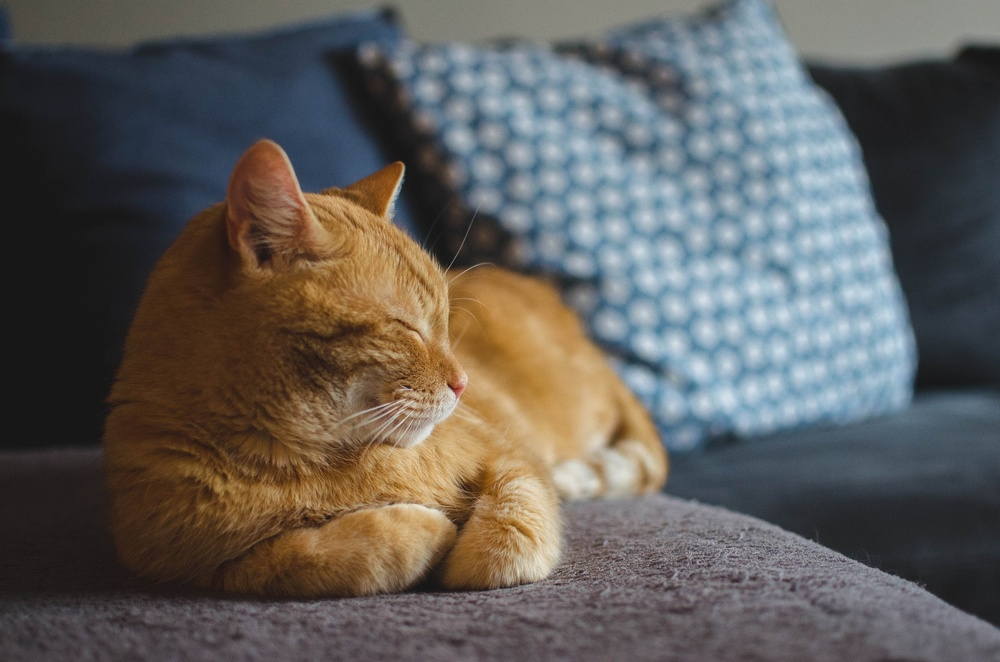
#> input picture Computer-Vision/opencv-course/images/cat.jpg, 1000 x 662 px, shrunk from 1920 x 1271 before the run
$ python gradients.py
#> lines starting #> are read from the running program, lines starting #| are printed output that depends on the picture; after the words box and inside, x2 and y2 are one past the last pixel; in counts of white or black regions, pixels touching at a corner belong together
import cv2 as cv
from matplotlib import pyplot as plt
import numpy as np

if __name__ == '__main__':
    img = cv.imread('images/cat.jpg')
#> img is the input picture: shape (662, 1000, 3); mean B, G, R 90.7, 94.1, 97
    # cv.imshow('Cat', img)

    gray = cv.cvtColor(img, cv.COLOR_BGR2GRAY)
    cv.imshow("Gray Image", gray)

    # Laplacian
    #  we deduce that the second derivative can be used to detect edges. Since images are "*2D*", we would need to take
    #  the derivative in both dimensions. Here, the Laplacian operator comes handy.
    lap = cv.Laplacian(gray, cv.CV_64F)
    lap = np.uint8(np.absolute(lap))
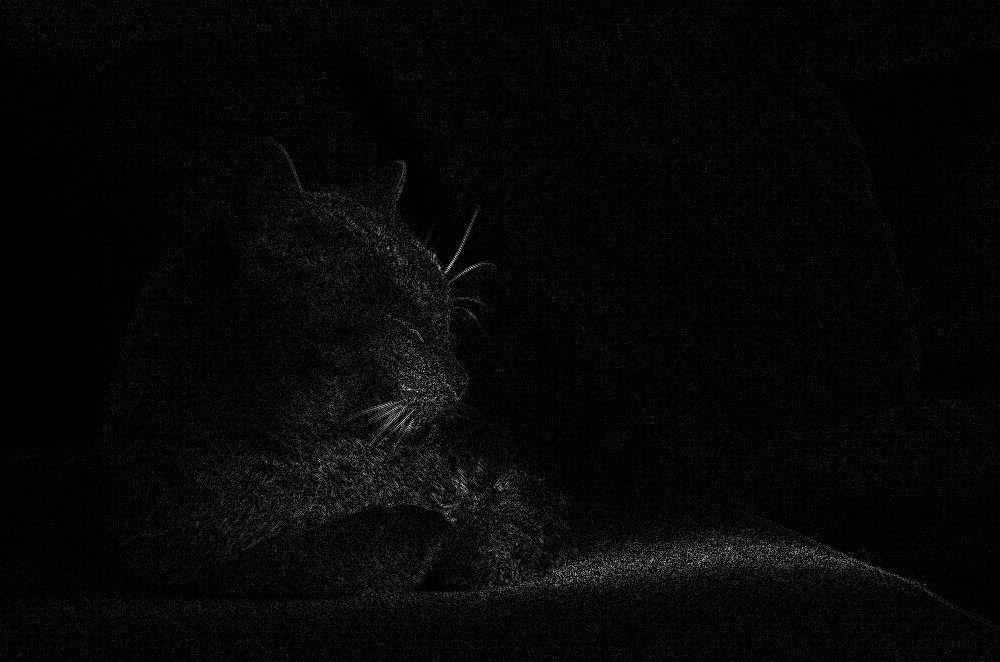
#> lap: shape (662, 1000); min 0, max 251, mean 7.1
    cv.imshow("Laplacian", lap)

    # Sobel
    sobelX = cv.Sobel(gray, cv.CV_64F, 1, 0)
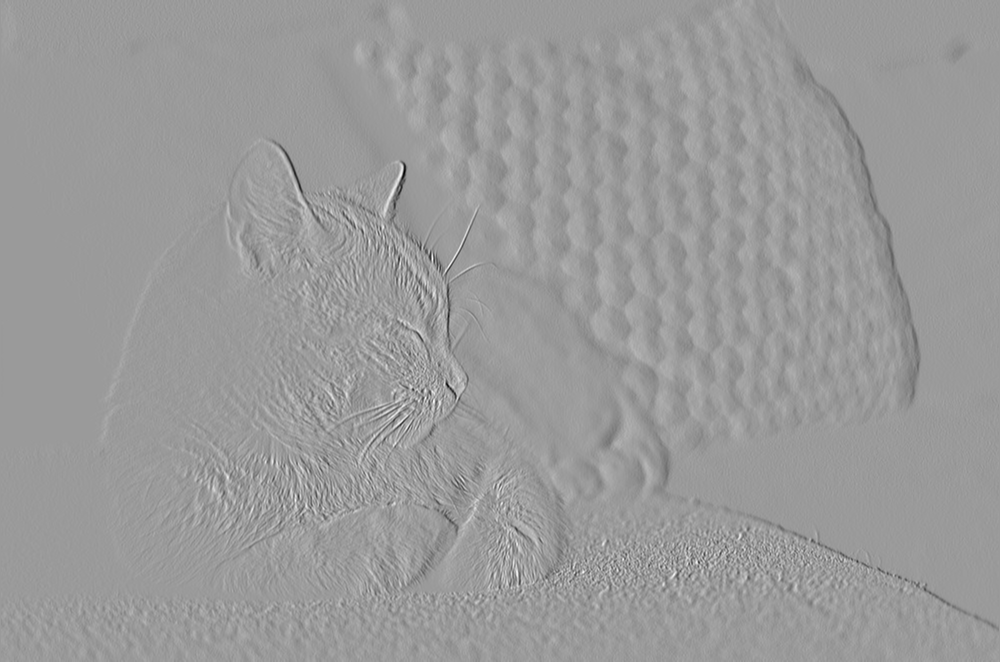
#> sobelX: shape (662, 1000) float64; min -503, max 327, mean 0.2; drawn with min black and max white
    sobelY = cv.Sobel(gray, cv.CV_64F, 0, 1)
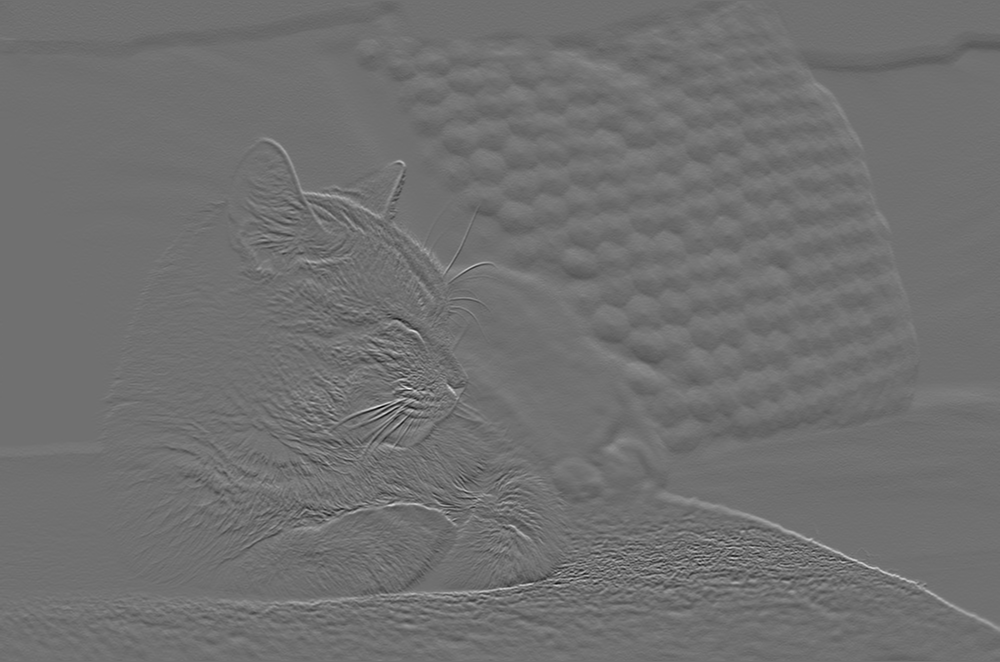
#> sobelY: shape (662, 1000) float64; min -465, max 587, mean -0.5; drawn with min black and max white
    combined_sobel = cv.bitwise_or(sobelX, sobelY)
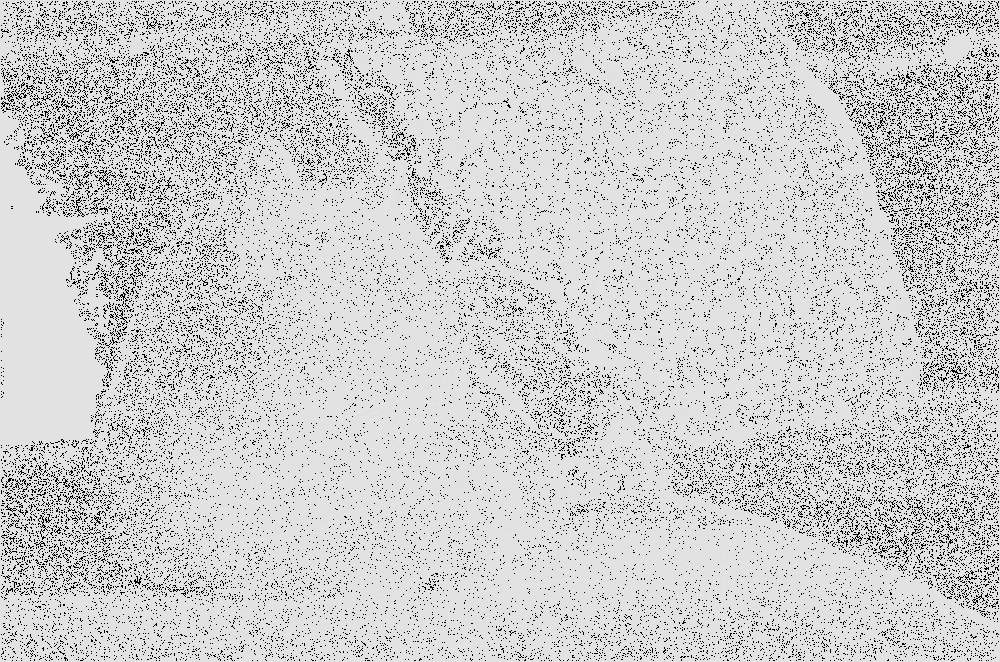
#> combined_sobel: shape (662, 1000) float64; 9.77% of the values are NaN or infinite; the others: min -53056, max 6640, mean -44.93; drawn with min black, max white, NaN and infinite black

    cv.imshow("Sobel X", sobelX)
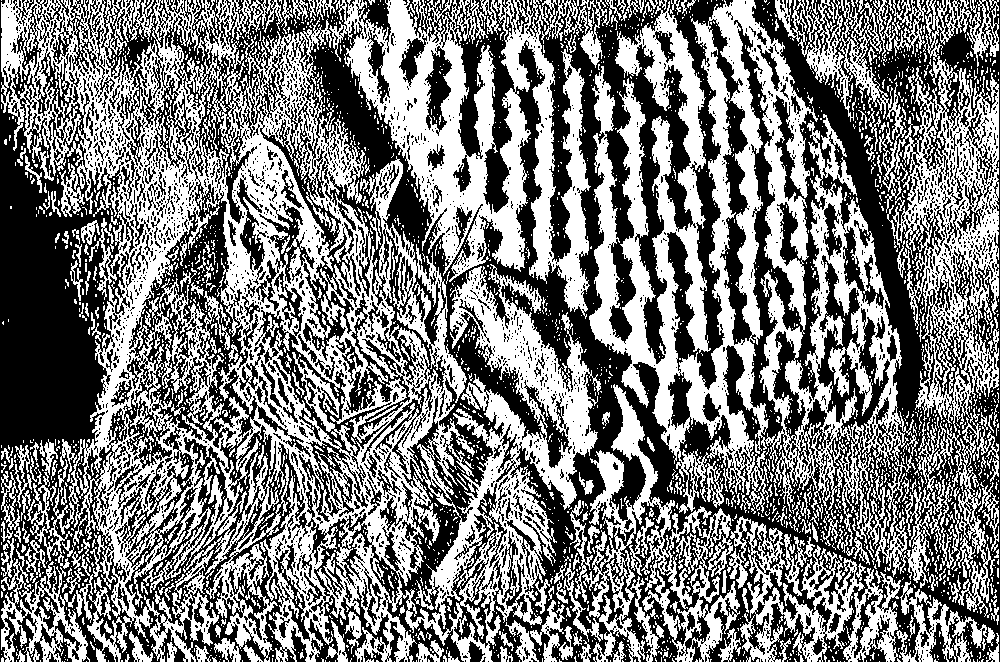
#> window 'Sobel X': shape (662, 1000); 48.6% white; 2770 white regions (2472 under 20 px), largest, box (x1, y1, x2, y2) and area: (1, 0, 601, 662) 136791, (589, 0, 932, 588) 65003, (329, 0, 591, 319) 30726
    cv.imshow("Sobel Y", sobelY)
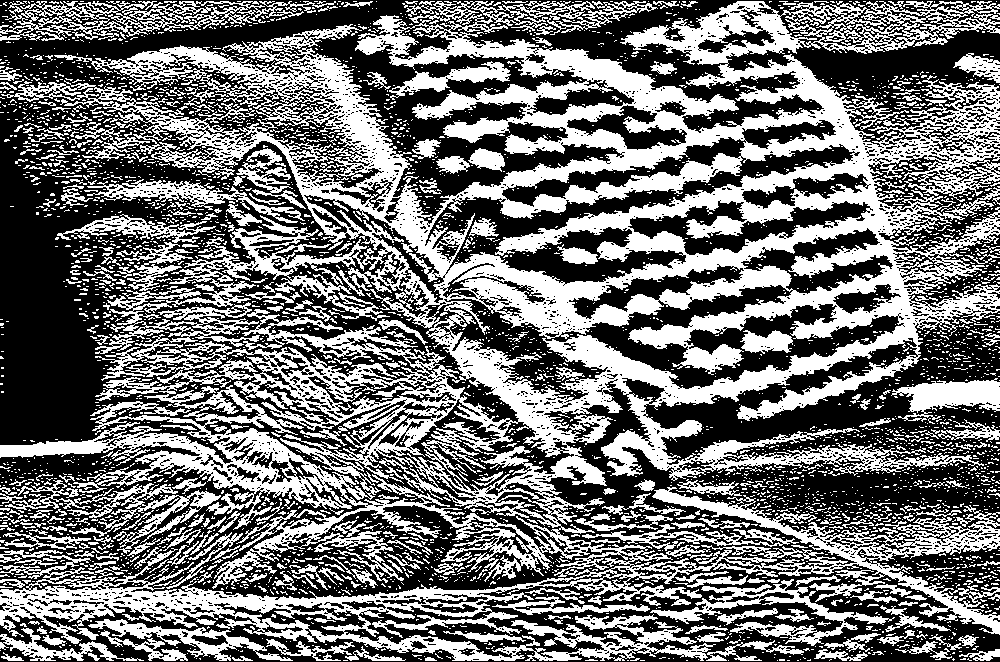
#> window 'Sobel Y': shape (662, 1000); 44.5% white; 3929 white regions (3548 under 20 px), largest, box (x1, y1, x2, y2) and area: (0, 1, 1000, 661) 222100, (0, 1, 336, 41) 4164, (650, 579, 895, 646) 3382
    cv.imshow("Combined Sobel", combined_sobel)
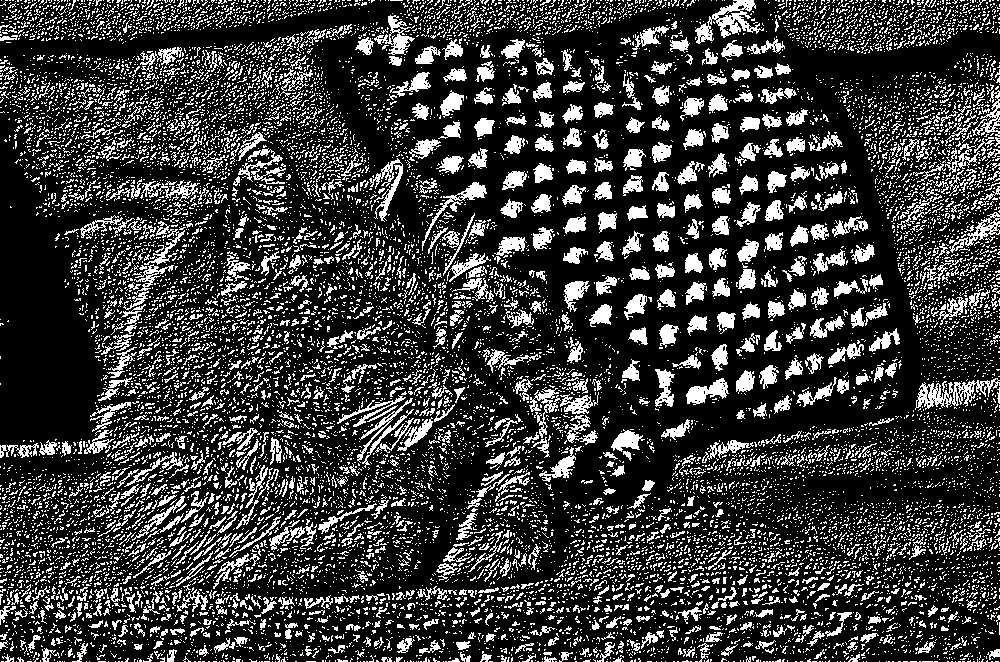
#> window 'Combined Sobel': shape (662, 1000); 22.4% white in thin lines or dots

    cv.waitKey(0)

$ run again, with Computer-Vision/opencv-course/images/dog1.jpeg copied over Computer-Vision/opencv-course/images/cat.jpg
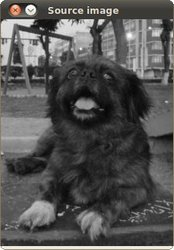
#> input picture Computer-Vision/opencv-course/images/dog1.jpeg, 174 x 250 px
#> img is the input picture: shape (250, 174, 3); mean B, G, R 82.6, 83.6, 84.1
#> `cv.imshow("Sobel X", sobelX)`:
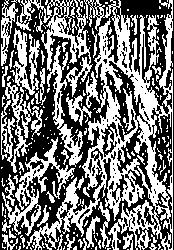
#> window 'Sobel X': shape (250, 174); 46.5% white; 219 white regions (180 under 20 px), largest, box (x1, y1, x2, y2) and area: (16, 0, 173, 250) 12035, (1, 28, 40, 173) 1846, (2, 137, 75, 236) 1555
#> `cv.imshow("Combined Sobel", combined_sobel)`:
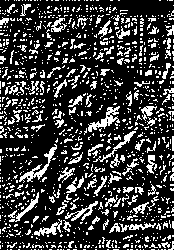
#> window 'Combined Sobel': shape (250, 174); 23.3% white in thin lines or dots

$ run again, with Computer-Vision/opencv-course/images/grouppeople.jpeg copied over Computer-Vision/opencv-course/images/cat.jpg
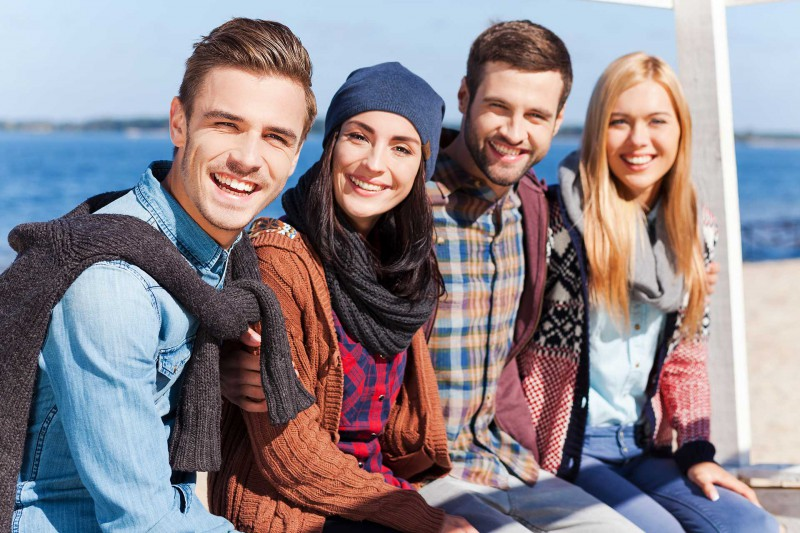
#> input picture Computer-Vision/opencv-course/images/grouppeople.jpeg, 800 x 533 px
#> img is the input picture: shape (533, 800, 3); mean B, G, R 139.7, 132.6, 141.4
#> `cv.imshow("Sobel X", sobelX)`:
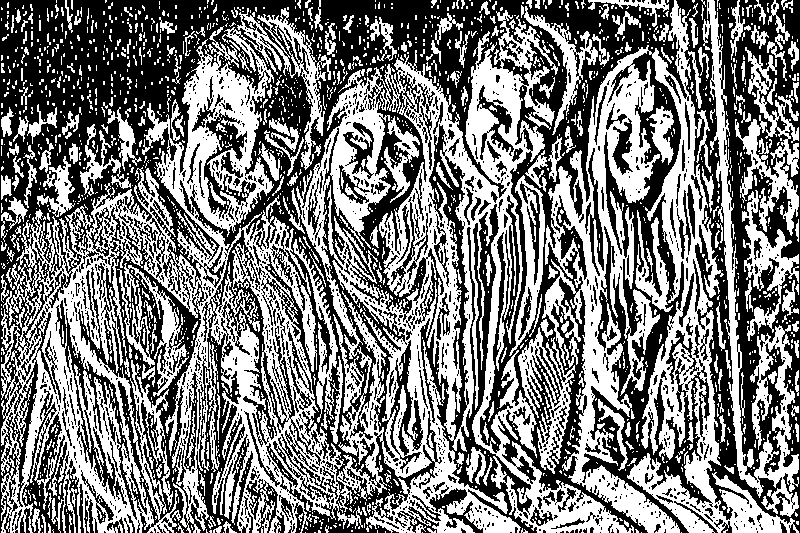
#> window 'Sobel X': shape (533, 800); 48.5% white; 1791 white regions (1511 under 20 px), largest, box (x1, y1, x2, y2) and area: (1, 8, 634, 533) 115475, (542, 0, 799, 533) 37108, (702, 0, 799, 517) 8123
#> `cv.imshow("Combined Sobel", combined_sobel)`:
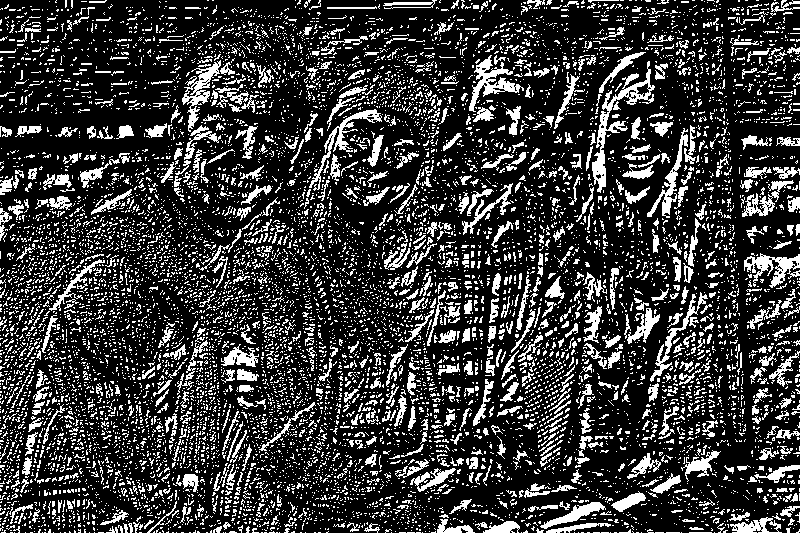
#> window 'Combined Sobel': shape (533, 800); 22.2% white in thin lines or dots
